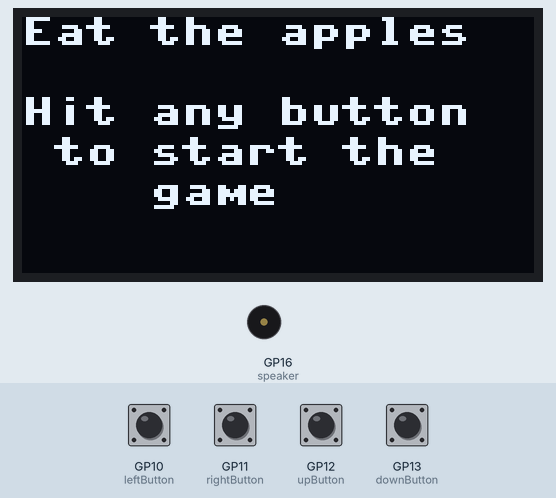
This program was run on a simulated Raspberry Pi Pico running MicroPython. Shown: 128×64 one-colour display, buzzer (waves = sounding). The test bench sets the inputs (shaded band); at power-on: GP10 (leftButton), GP11 (rightButton), GP12 (upButton), GP13 (downButton) HIGH. Random numbers come from a fixed seed; library files of the repository ran but are not shown: ssd1306.py. At 8.8 s the program stops and its outputs stay as they are.

Above: at 5.0 s.
5.1 s: GP11 (rightButton) pulled LOW for 0.3 s
At 5.28 s:
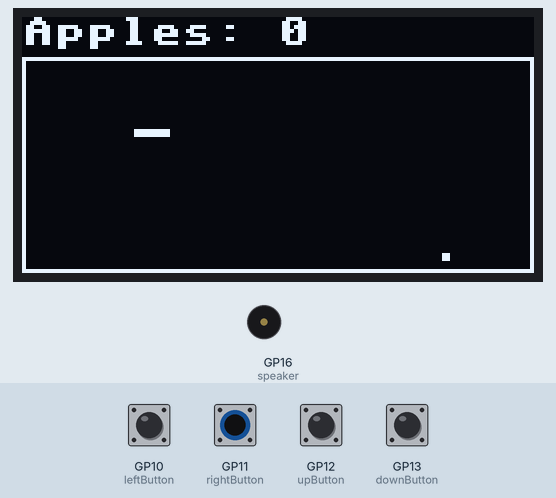
6.9 s: GP12 (upButton) pulled LOW for 0.3 s
At 8.2 s:
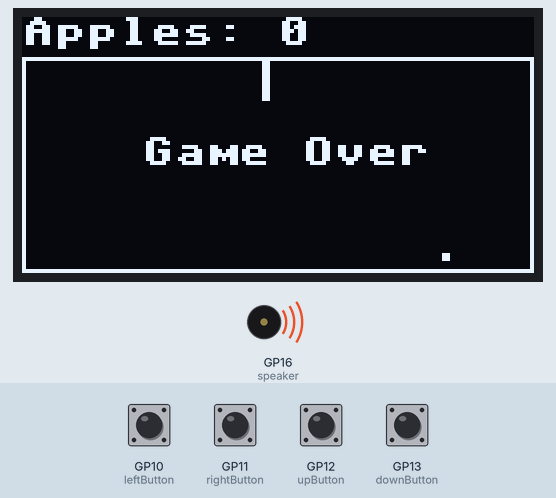
At 9.9 s:
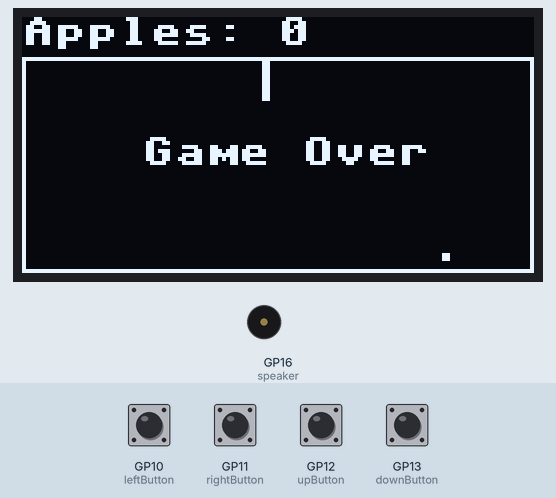
Timing chart, 0 to 10.3 s (numbered marks = the images above; inputs shaded):
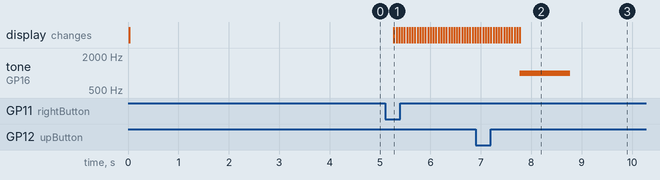

The program:

snake.py
```python
from machine import Pin, SPI, PWM
import ssd1306
import time
import random

def showPixelList(pixelList):
    for xy in pixelList:
        x, y = xy
        oled.pixel(x, y, 1)

def appleBit(appleList, snakeList):
    hit = 0
    snakeX1, snakeY1 = snakeList[0]
    snakeX2, snakeY2 = snakeList[1]

    # Did the snake bite the apple?
    for appleXY in appleList:
        appleX, appleY = appleXY
        if (snakeX1 == appleX and snakeY1 == appleY) or (snakeX1 == appleX and snakeY2 == appleY) or (snakeX2 == appleX and snakeY1 == appleY) or (snakeX2 == appleX and snakeY2 == appleY):
            hit = 1
            break

    # Yes, so clear the apple and make a new one
    if hit == 1:
        for appleXY in appleList:
            appleX, appleY = appleXY
            oled.pixel(appleX, appleY, 0)
        appleList.clear()
        appleX = random.randint(1, 125)
        appleY = random.randint(11, 61)
        for i in range(2):
            appleList.append((appleX + i, appleY))
            appleList.append((appleX + i, appleY + 1))
        showPixelList(appleList)
    return hit

# Define the pins for SPI Clock and Transmit
spi_sck = Pin(2)
spi_tx = Pin(3)
spi = SPI(0, baudrate=100000, sck=spi_sck, mosi=spi_tx)

# Define the pins for Chip Select, DC (Command), and Reset
CS = Pin(1)
DC = Pin(4)
RES = Pin(5)

# Setup the oled display
oled = ssd1306.SSD1306_SPI(128, 64, spi, DC, RES, CS)

# Define the pin for the buttons
leftButton = Pin(10, Pin.IN, Pin.PULL_UP)
rightButton = Pin(11, Pin.IN, Pin.PULL_UP)
upButton = Pin(12, Pin.IN, Pin.PULL_UP)
downButton = Pin(13, Pin.IN, Pin.PULL_UP)

# Define the pin for the speaker
SPEAKER_PIN = 16

# create a Pulse Width Modulation Object on this pin
speaker = PWM(Pin(SPEAKER_PIN))

# Turn all pixels off
oled.fill(0)

# Provide info to user
oled.text('Eat the apples', 0, 0, 1)
oled.text('Hit any button', 0, 20, 1)
oled.text(' to start the', 0, 30, 1)
oled.text('    game', 0, 40, 1)
oled.show()


# Wait unti the user hits a button to clear the screen and start drawing
while leftButton.value() and rightButton.value() and upButton.value() and downButton.value():
    time.sleep(.25)

# Turn all pixels off
oled.fill(0)

# Create the initial appleList
x = random.randint(101, 121)
y = random.randint(41, 61)
appleList = []
for i in range(2):
    appleList.append((x + i, y))
    appleList.append((x + i, y + 1))
showPixelList(appleList)

# Create initial snakeList
x = random.randint(20, 100)
y = random.randint(20, 40)
snakeList = []
for i in range(10):
    snakeList.append((x + i,y))
    snakeList.append((x + i,y + 1))
showPixelList(snakeList)

# Add the wall around the "garden"
oled.rect(0, 10, 128, 54, 1)

# Show the number of apples eaten
appleHits = 0
oled.text('Apples: ' + str(appleHits), 0, 0, 1)
oled.show()

xDir = 0
yDir = 0
delay = .05

# Loop forever
while True:

    # Get the head of the snakeList (Top left)
    x, y = snakeList[0]

    # Figure out the new direction of the snakeList if a button has been pushed
    if leftButton.value() != 1 and xDir == 0:
        xDir = -1
        yDir = 0
    if rightButton.value() != 1 and xDir == 0:
        xDir = 1
        yDir = 0
    if upButton.value() != 1 and yDir == 0:
        xDir = 0
        yDir = -1
    if downButton.value() != 1 and yDir == 0:
        xDir = 0
        yDir = 1

    # Move
    x = x + xDir
    y = y + yDir

    if yDir == 0:
        snakeList.insert(0, (x , y + 1))
        oled.pixel(x, y + 1, 1)
    else:
        snakeList.insert(0, (x + 1, y))
        oled.pixel(x + 1, y, 1)
    snakeList.insert(0, (x , y))
    oled.pixel(x, y, 1)

    # Check for a bite on the apple
    if appleBit(appleList, snakeList) == 1:
        oled.text('Apples: ' + str(appleHits), 0, 0, 0)
        appleHits += 1
        oled.text('Apples: ' + str(appleHits), 0, 0, 1)
        delay = delay * 0.9
    else:
        snakeX, snakeY = snakeList.pop()
        oled.pixel(snakeX, snakeY, 0)
        snakeX, snakeY = snakeList.pop()
        oled.pixel(snakeX, snakeY, 0)

    oled.show()

    # Check for running into the wall
    if x <= 1 or x >= 126 or y <= 11 or y >= 62:
        break;
    time.sleep(delay)

oled.text('Game Over', 30, 30, 0)
oled.text('Game Over', 30, 30, 1)
oled.show()

# set the duty cycle to be 50%
speaker.duty_u16(1000)
speaker.freq(1000) # 50% on and off
time.sleep(1) # wait a second
# turn off the PWM circuits off with a zero duty cycle
speaker.duty_u16(0)
```

Measured:
- after the input at 5.1 s, the display: changes after 0.18 s (image 1)
- after the input at 6.9 s, tone on GP16 (speaker): silent → 1000 Hz after 0.87 s, → silent 1.0 s later
